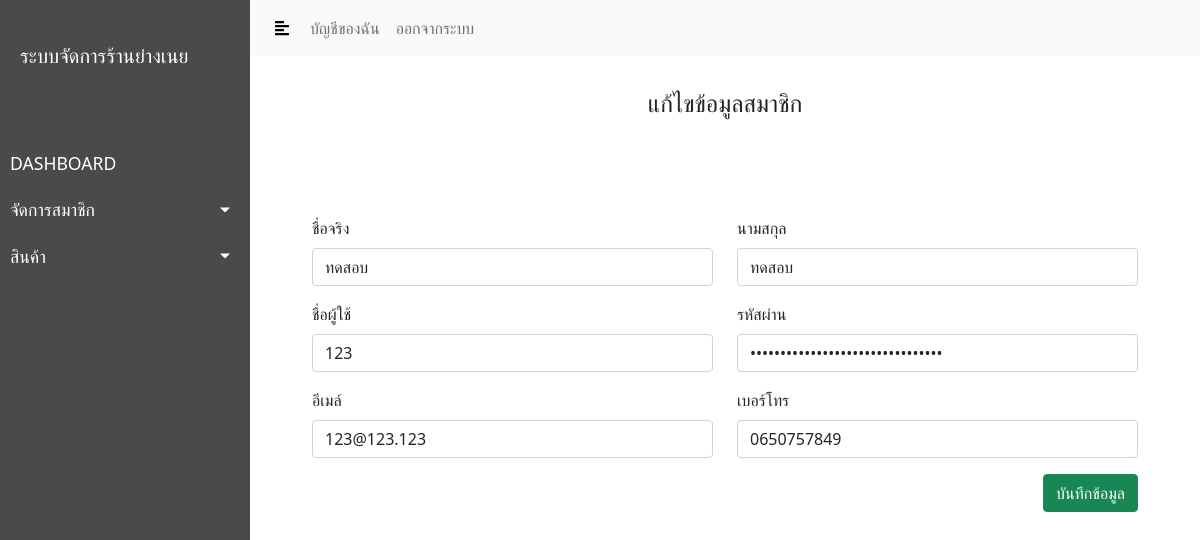
Page /edit_user.php?m_id=1 (signed in) on the committed database.
### tables this page shows
CREATE TABLE `member` (
  `member_id` int(11) NOT NULL,
  `fname` varchar(99) NOT NULL,
  `lname` varchar(99) NOT NULL,
  `email` varchar(99) NOT NULL,
  `tel` varchar(99) NOT NULL,
  `username` varchar(99) NOT NULL,
  `password` varchar(99) NOT NULL,
  `status` int(11) NOT NULL
);

### edit_user.php (the view, shortened to what this page needs)
<?php
$m_id = $_GET['m_id'];
include 'assets/php/connect.php';
?>
<html>
<head>
    <link rel="stylesheet" href="assets/css/console.css">
    <link rel="stylesheet" href="https://cdnjs.cloudflare.com/ajax/libs/malihu-custom-scrollbar-plugin/3.1.5/jquery.mCustomScrollbar.min.css">
    <link rel="stylesheet" href="https://stackpath.bootstrapcdn.com/bootstrap/5.0.0-alpha2/css/bootstrap.min.css">
</head>
<body>
<div class="wrapper">
    <?php include 'assets/object/sidebar.php'?>
    <div id="content">
        <?php include 'assets/object/navbar.php'?>
        <div class="container my-4">
            <div class="row">
                <div class="mb-3 col-lg-12">
                    <div class="header">
                        แก้ไขข้อมูลสมาชิก
                    </div>
                </div>
            </div>
            <?php
            $sql = "select * from member where member_id='$m_id'";
            $load=  $con->query($sql);
            if($data =$load->fetch_assoc()):
            ?>
            <form action="assets/php/update_member.php" method="post">
                <div class="row my-4" style="padding: 50px">
                    <div class="mb-3 col-lg-6">
                        <label for="fname" class="form-label">ชื่อจริง</label>
                        <input type="text" name="fname"  value="<?php echo $data['fname'] ?>" required class="form-control">
                    </div>
                    <div class="mb-3 col-lg-6">
                        <label for="lname" class="form-label">นามสกุล</label>
                        <input type="text" name="lname"  value="<?php echo $data['lname'] ?>" required class="form-control">
                    </div>
                    <div class="mb-3 col-lg-6">
                        <label for="username" class="form-label">ชื่อผู้ใช้</label>
                        <input type="text" name="username"  value="<?php echo $data['username'] ?>" required class="form-control">
                    </div>
                    <div class="mb-3 col-lg-6">
                        <label for="password" class="form-label">รหัสผ่าน</label>
                        <input type="password" name="password"  value="<?php echo $data['password'] ?>" required class="form-control">
                    </div>
                    <div class="mb-3 col-lg-6">
                        <label for="email" class="form-label">อีเมล์</label>
                        <input type="text" name="email"  value="<?php echo $data['email'] ?>" required class="form-control">
                    </div>
                    <div class="mb-3 col-lg-6">
                        <label for="tel" class="form-label">เบอร์โทร</label>
                        <input type="text" name="tel"  value="<?php echo $data['tel'] ?>" required class="form-control">
                    </div>
                    <div class="mb-3 col-lg-12">
                        <button class="btn btn-success" style="float:right">บันทึกข้อมูล</button>
                    </div>
                </div>
            </form>
            <?php
            endif;
            ?>
        </div>
    </div>
</div>
</body>
</html>

### assets/css/console.css (style rules this page uses)
.wrapper { display: flex; width: 100%; align-items: stretch; }
body { font-family: 'Poppins', sans-serif; background: #fafafa; }
#content { width: 100%; min-height: 100vh; transition: all 0.3s; }
.header { font-size: 24px; text-align: center; display: block; padding: 5px; }

### rows in the picture
member: fname "ทดสอบ", lname "ทดสอบ", username "123", email "123@123.123", tel "0650757849"
